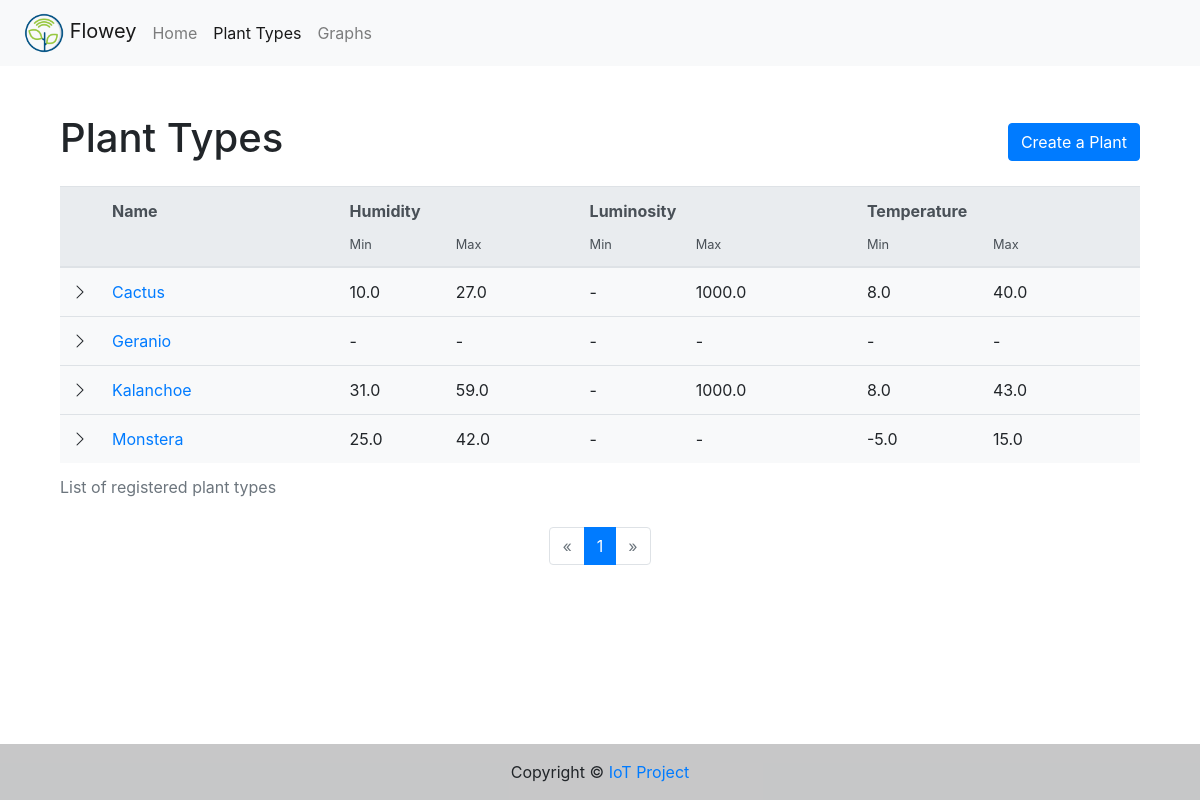
Page /plant_type/ on the earlier database version.
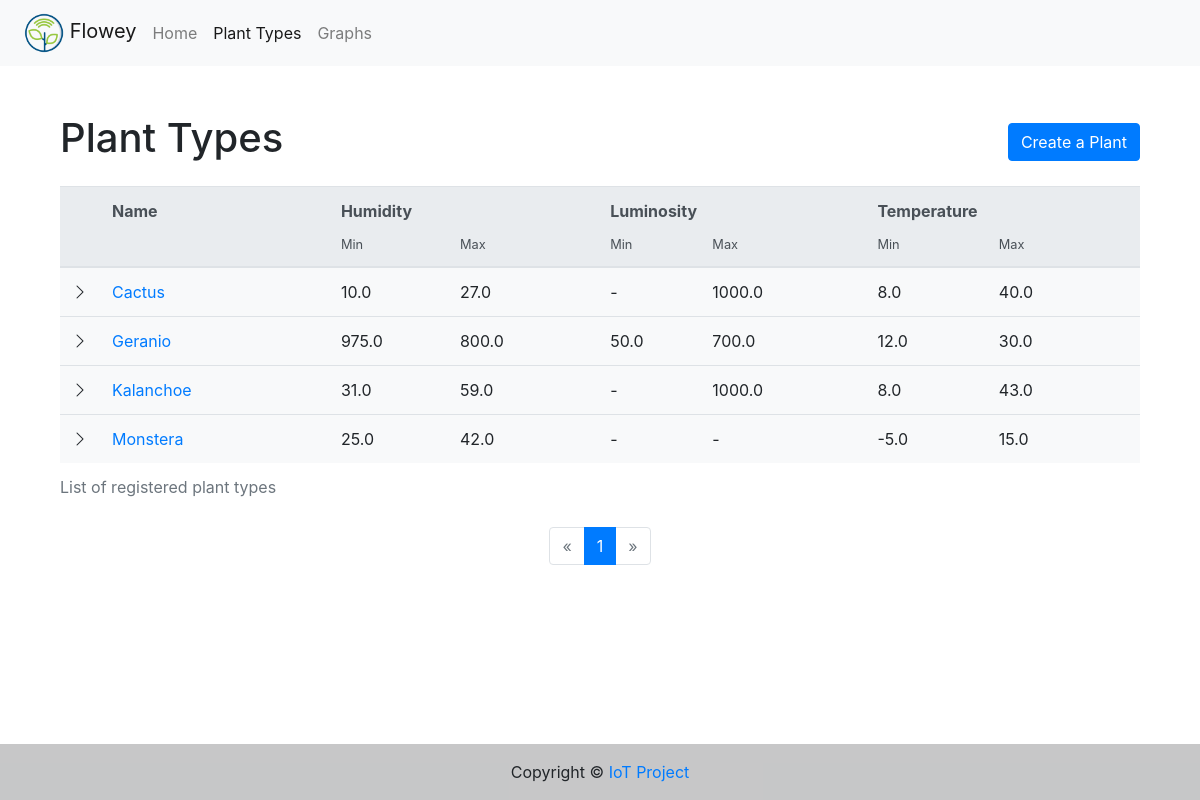
Same page on the later database version.
### models/plant_type.py (models this page shows)
@dataclass
class PlantTypeModel(db.Model):
    __tablename__ = 'plant_type'
    id: int = db.Column(db.Integer, primary_key=True, autoincrement=True)
    last_modified: datetime = db.Column(db.DateTime, default=datetime.utcnow, onupdate=datetime.utcnow)
    name: str = db.Column(db.String(length=128), nullable=False, unique=True)
    description: str = db.Column(db.Text)
    humidity_min: float = db.Column(db.Float)
    humidity_max: float = db.Column(db.Float)
    humidity_tolerance_time: int = db.Column(db.Integer)
    luminosity_min: float = db.Column(db.Float)
    luminosity_max: float = db.Column(db.Float)
    luminosity_tolerance_time: int = db.Column(db.Integer)
    temperature_min: float = db.Column(db.Float)
    temperature_max: float = db.Column(db.Float)
    temperature_tolerance_time: int = db.Column(db.Integer)
    plant_data = db.relationship('PlantDataModel',
                                 lazy=True)

### views/plant_type.py (the view)
@plant_type_bp.route('/')
def list_all():
    page = request.args.get('page', default=1, type=int)
    size = request.args.get('size', default=15, type=int)
    try:
        plant_types = PlantTypeModel.query.order_by(PlantTypeModel.name.asc()) \
            .paginate(page, size)
    except OperationalError:
        plant_types = None
    return render_template('plant_type/list.html',
                           plant_types=plant_types,
                           size=size)

### utils.py (called while the page is built)
def randint(a, b):
    return random.randint(a, b)

### views/plant_type.py (called while the page is built)
@plant_type_bp.context_processor
def utility_title(title='Plant Type'):
    return dict(title=title)

### templates/plant_type/list.html (shortened to what this page needs)
{% extends "base.html" %}
{% block active_navlink__plant_type %}
    active
{% endblock %}
{% block content %}
    <div class="row mb-3 align-items-center">
        <div class="col">
            <h1>Plant Types</h1>
        </div>
        <div class="col-auto">
            <a class="btn btn-primary my-2" href="{{ url_for('plant_type.create') }}" role="button">
                <span class="d-none d-md-inline">Create a Plant</span>
            </a>
        </div>
    </div>
    <div class="table-responsive collapsable">
        <table class="table">
            <caption>List of registered plant types</caption>
            <thead class="thead-light thead-double">
            <tr>
                <th scope="col"></th>
                <th scope="col">Name</th>
                <th scope="col" colspan="2">Humidity</th>
                <th scope="col" colspan="2">Luminosity</th>
                <th scope="col" colspan="2">Temperature</th>
            </tr>
            <tr>
                <th scope="col" colspan="2"></th>
                {% for i in range(3) %}
                    <th scope="col" class="small">Min</th>
                    <th scope="col" class="small">Max</th>
                {% endfor %}
            </tr>
            </thead>
            <tbody>
            {% for item in plant_types.items %}
                <tr class="bg-light">
                    <td class="collapsed fit collapsed" data-toggle="collapse"
                        data-target="#description{{ loop.index }}">
                        <i class="bi bi-chevron-right"></i>
                    </td>
                    <td><a href="{{ url_for('plant_type.details', plant_type_id=item.id) }}">{{ item.name }}</a></td>
                    <td class="pr-0">{{ item.humidity_min or '-' }}</td>
                    <td class="">{{ item.humidity_max or '-' }}</td>
                    <td class="pr-0">{{ item.luminosity_min or '-' }}</td>
                    <td class="">{{ item.luminosity_max or '-' }}</td>
                    <td class="pr-0">{{ item.temperature_min or '-' }}</td>
                    <td class="">{{ item.temperature_max or '-' }}</td>
                </tr>
            {% endfor %}
            </tbody>
        </table>
    </div>
    <nav aria-label="Page navigation example">
        <ul class="pagination justify-content-center">
            <li class="page-item {% if not plant_types.has_prev %}disabled{% endif %}">
                <a class="page-link" href="{{ url_for('plant_type.list_all', page=plant_types.prev_num, size=size) }}"
                   tabindex="-1">
                    <span aria-hidden="true">&laquo;</span>
                </a>
            </li>
            {% for page_num in plant_types.iter_pages() %}
                {% if page_num %}
                    {% if page_num == plant_types.page %}
                        <li class="page-item active">
                            <a class="page-link" href="#">
                                {{ page_num }}
                            </a>
                        </li>
                    {% else %}
                        <li class="page-item">
                            <a class="page-link" href="{{ url_for('plant_type.list_all', page=page_num, size=size) }}">
                                {{ page_num }}
                            </a>
                        </li>
                    {% endif %}
                {% else %}
                    <li class="page-item disabled">
                        <a class="page-link" href="#" tabindex="-1">...</a>
                    </li>
                {% endif %}
            {% endfor %}
            <li class="page-item {% if not plant_types.has_next %}disabled{% endif %}">
                <a class="page-link" href="{{ url_for('plant_type.list_all', page=plant_types.next_num, size=size) }}">
                    <span aria-hidden="true">&raquo;</span>
                </a>
            </li>
        </ul>
    </nav>
{% endblock %}

### templates/base.html (shortened to what this page needs)
<!DOCTYPE html>
<html lang="en">
<head>
    <link rel="stylesheet" href="https://cdn.jsdelivr.net/npm/bootstrap-icons@1.4.0/font/bootstrap-icons.css">
    <link rel="stylesheet" href="https://stackpath.bootstrapcdn.com/font-awesome/4.7.0/css/font-awesome.min.css"
>
    <link rel="stylesheet" href="https://stackpath.bootstrapcdn.com/bootstrap/4.5.2/css/bootstrap.min.css"
>
    <link rel="stylesheet" href="{{ url_for('static', filename='css/style.css', dev=randint(0, 1000000)) }}">
</head>
<body class="d-flex flex-column min-vh-100">
<header>
    <nav class="navbar navbar-expand-md navbar-light bg-light container-fluid">
        <a href="{{ url_for('homepage.index') }}" class="navbar-brand ml-2 mr-0 mr-md-2">
            <img class="logo img-fluid" src="{{ url_for('static', filename='img/logo.png') }}" alt="logo" width="40"
                 height="40">
            Flowey
        </a>
        <div class="collapse navbar-collapse" id="navbarCollapse">
            <div class="navbar-nav mr-auto">
                <a class="nav-link {% block active_navlink__home %}{% endblock %}"
                   href="{{ url_for('homepage.index') }}">Home</a>
                <a class="nav-link {% block active_navlink__plant_type %}{% endblock %}"
                   href="{{ url_for('plant_type.list_all') }}">Plant Types</a>
                <a class="nav-link {% block active_navlink__graphs %}{% endblock %}"
                   href="{{ url_for('graphs.list_all') }}">Graphs</a>
            </div>
        </div>
    </nav>
</header>
<main role="main" class="container">
    <div class="starter-template">
        <div class="container my-5">
            {% block content %}{% endblock content %}
        </div>
    </div>
</main>
<footer class="mt-auto bg-light text-center text-lg-start">
    <div class="text-center p-3" style="background-color: rgba(0, 0, 0, 0.2);">
        Copyright &copy; <a href="https://github.com/Poppy3/Progetto-IoT" target="_blank">IoT Project</a>
    </div>
</footer>
</body>
</html>

### static/css/style.css (style rules this page uses)
.collapsable [data-toggle="collapse"] { transform: rotate(90deg) ; transition: all linear 0.25s; }
.collapsable [data-toggle="collapse"].collapsed { transform: rotate(0deg) ; }
.table td.fit, .table th.fit { white-space: nowrap; width: 1%; }
.table thead.thead-double tr:first-of-type th { border-bottom: none; }
.table thead.thead-double tr:nth-of-type(2) th { border-top: none; padding-top: 0; }

Differences in the rows shown:
changed PlantTypeModel "Geranio": humidity_min "-" → "975.0"; humidity_max "-" → "800.0"; luminosity_min "-" → "50.0"; luminosity_max "-" → "700.0"; temperature_min "-" → "12.0"; temperature_max "-" → "30.0"
